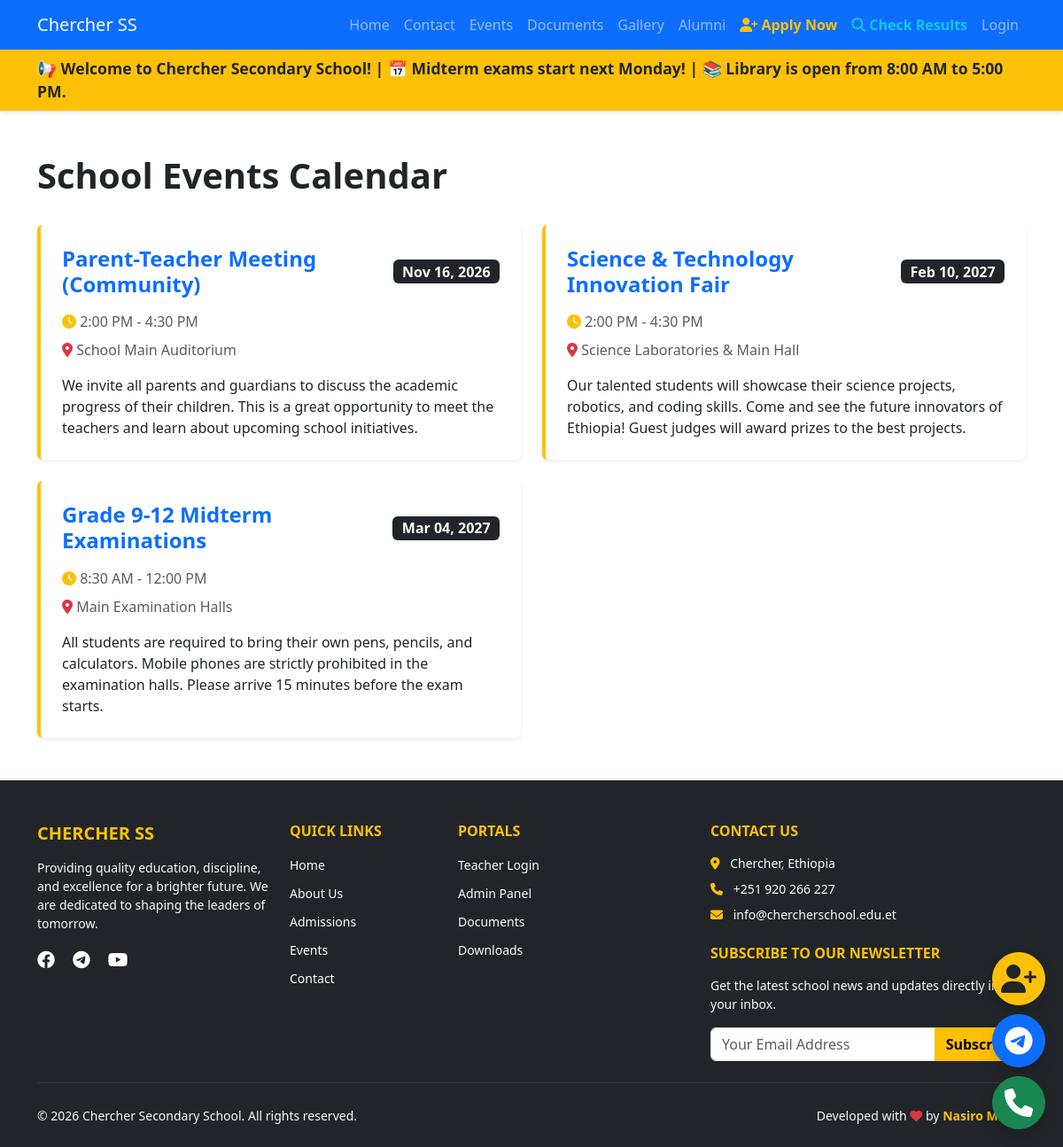
Screenshot of /events/ with the database file from the repository.
### core/models.py (models this page shows, shortened)
class Event(models.Model):
    title = models.CharField(max_length=200)
    description = models.TextField(blank=True)
    date = models.DateField()
    time = models.CharField(max_length=100, blank=True, help_text="e.g., 9:00 AM - 12:00 PM")
    location = models.CharField(max_length=200, blank=True, help_text="e.g., Main Hall")
    class Meta:
        ordering = ['date']
        verbose_name_plural = "Events"

### core/views.py (the view)
# urls.py: path('events/', views.events, name='events'),
def events(request):
    upcoming_events = Event.objects.all().order_by('date')
    return render(request, 'core/events.html', {'events': upcoming_events})

### core/templates/core/events.html (shortened to what this page needs)
{% extends "base.html" %}
{% block content %}
<div class="container mt-5 mb-5">
    <div class="d-flex justify-content-between align-items-center mb-4">
        <h1 class="fw-bold">School Events Calendar</h1>
    </div>
    <div class="row g-4">
        {% for event in events %}
            <div class="col-md-6">
                <div class="card border-0 shadow-sm h-100 border-start border-4 border-warning">
                    <div class="card-body p-4">
                        <div class="d-flex justify-content-between align-items-center mb-3">
                            <h4 class="card-title fw-bold mb-0 text-primary">{{ event.title }}</h4>
                            <span class="badge bg-dark fs-6">{{ event.date|date:"M d, Y" }}</span>
                        </div>
                        <p class="card-text text-muted mb-2">
                            <i class="fas fa-clock text-warning"></i> {{ event.time|default:"Time TBA" }}
                        </p>
                        <p class="card-text text-muted mb-3">
                            <i class="fas fa-map-marker-alt text-danger"></i> {{ event.location|default:"School Campus" }}
                        </p>
                        <p class="card-text">{{ event.description }}</p>
                    </div>
                </div>
            </div>
        {% endfor %}
    </div>
</div>
{% endblock %}

### rows the page displays
Event: title "Parent-Teacher Meeting (Community)", date "Nov 16, 2026", time "2:00 PM - 4:30 PM", location "School Main Auditorium", description "We invite all parents and guardians to discuss the academic progress of their children. This is a great opportunity to meet the teachers and learn about upcoming school initiatives."
Event: title "Science & Technology Innovation Fair", date "Feb 10, 2027", time "2:00 PM - 4:30 PM", location "Science Laboratories & Main Hall", description "Our talented students will showcase their science projects, robotics, and coding skills. Come and see the future innovators of Ethiopia! Guest judges will award prizes to the best projects."
Event: title "Grade 9-12 Midterm Examinations", date "Mar 04, 2027", time "8:30 AM - 12:00 PM", location "Main Examination Halls", description "All students are required to bring their own pens, pencils, and calculators. Mobile phones are strictly prohibited in the examination halls. Please arrive 15 minutes before the exam starts."
